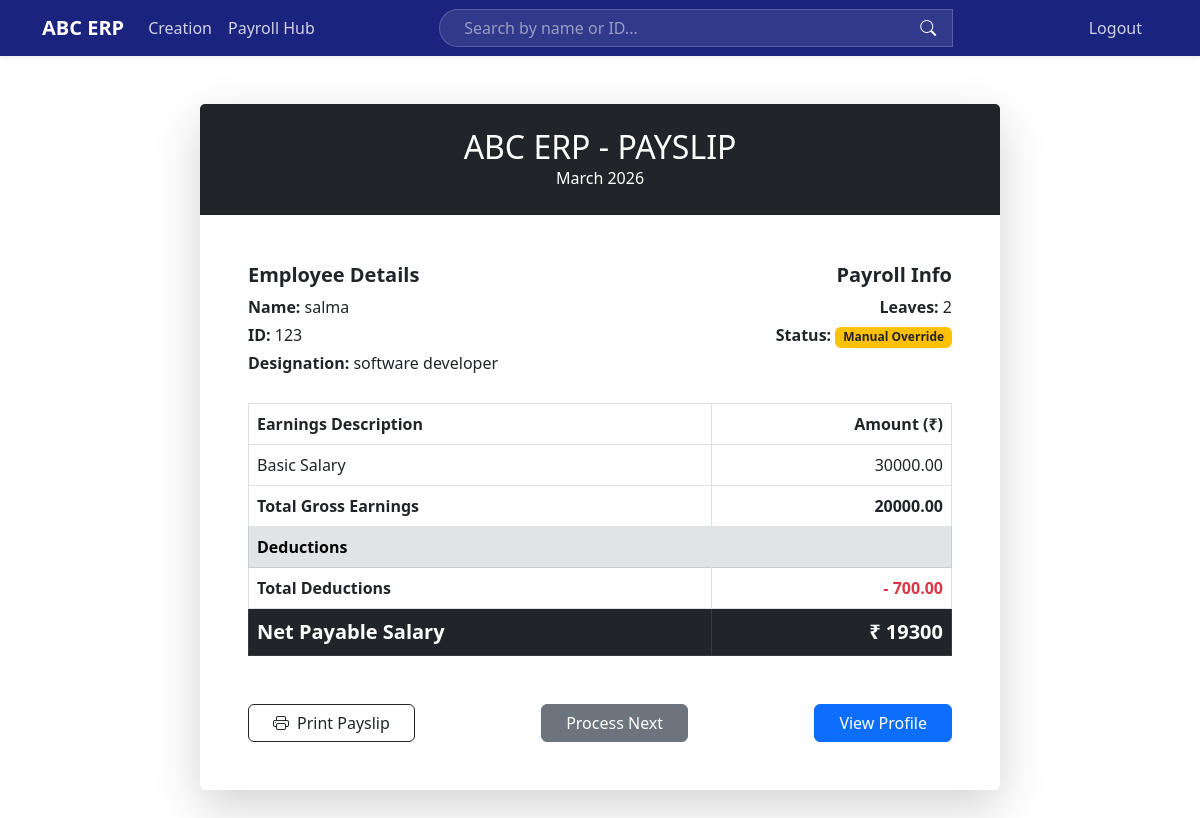
Page /monthly-payslip/1/ on the committed database.
### employees/models.py (models this page shows, shortened)
class MonthlySalary(models.Model):
    employee = models.ForeignKey(Employee, on_delete=models.CASCADE, related_name='salaries')
    month = models.CharField(max_length=20, choices=MONTH_CHOICES)
    year = models.IntegerField(default=2026)
    leaves_taken = models.IntegerField(default=0)
    da = models.FloatField(default=0.0, blank=True, null=True)
    hra = models.FloatField(default=0.0, blank=True, null=True)
    pf = models.FloatField(default=0.0, blank=True, null=True)
    esi = models.FloatField(default=0.0, blank=True, null=True)
    manual_mode = models.BooleanField(default=False, help_text="Check to enter total values manually")
    custom_earnings = models.FloatField(default=0.0, blank=True, null=True)
    custom_deductions = models.FloatField(default=0.0, blank=True, null=True)
    calculated_gross = models.FloatField(null=True, blank=True)
    calculated_deduction = models.FloatField(null=True, blank=True)
    net_salary = models.FloatField(null=True, blank=True)

class Employee(models.Model):
    name = models.CharField(max_length=100)
    designation = models.CharField(max_length=100)
    emp_id = models.CharField(max_length=20, unique=True)
    email = models.EmailField()
    phone = models.CharField(max_length=15)
    address = models.TextField()
    basic_salary = models.FloatField()
    da_percent = models.FloatField(default=50)
    hra_percent = models.FloatField(default=40)
    other_percent = models.FloatField(default=10)
    pf_percent = models.FloatField(default=12)
    esi_percent = models.FloatField(default=0.75)

### employees/views.py (the view)
# urls.py: path('monthly-payslip/<int:pk>/', views.monthly_payslip, name='monthly_payslip'),
def monthly_payslip(request, pk):
    salary = get_object_or_404(MonthlySalary, pk=pk)
    return render(request, 'employees/monthly_payslip_view.html', {
        'salary': salary,
        'all_employees': Employee.objects.all() # This fixes the navbar dropdown!
    })

### employees/context_processors.py (called while the page is built)
def employee_context(request):
    return {
        'all_employees': Employee.objects.all()
    }

### employees/templates/employees/monthly_payslip_view.html (shortened to what this page needs)
{% extends 'employees/base.html' %}
{% block content %}
<div class="container my-5">
    <div class="card shadow-lg border-0 mx-auto" style="max-width: 800px;">
        <div class="card-header bg-dark text-white text-center py-4">
            <h2 class="mb-0">ABC ERP - PAYSLIP</h2>
            <p class="mb-0">{{ salary.month }} {{ salary.year }}</p>
        </div>
        <div class="card-body p-5">
            <div class="row mb-4">
                <div class="col-6">
                    <h5 class="fw-bold">Employee Details</h5>
                    <p class="mb-1"><strong>Name:</strong> {{ salary.employee.name }}</p>
                    <p class="mb-1"><strong>ID:</strong> {{ salary.employee.emp_id }}</p>
                    <p class="mb-1"><strong>Designation:</strong> {{ salary.employee.designation }}</p>
                </div>
                <div class="col-6 text-end">
                    <h5 class="fw-bold">Payroll Info</h5>
                    <p class="mb-1"><strong>Leaves:</strong> {{ salary.leaves_taken }}</p>
                    <p class="mb-1"><strong>Status:</strong>
                        {% if salary.manual_mode %}
                        <span class="badge bg-warning text-dark">Manual Override</span>
                        {% else %}
                        <span class="badge bg-success">Automated</span>
                        {% endif %}
                    </p>
                </div>
            </div>
            <table class="table table-bordered">
                <thead class="bg-light">
                    <tr>
                        <th>Earnings Description</th>
                        <th class="text-end">Amount (₹)</th>
                    </tr>
                </thead>
                <tbody>
                    <tr>
                        <td>Basic Salary</td>
                        <td class="text-end">{{ salary.employee.basic_salary|floatformat:2 }}</td>
                    </tr>
                    <tr class="fw-bold">
                        <td>Total Gross Earnings</td>
                        <td class="text-end">{{ salary.calculated_gross|floatformat:2 }}</td>
                    </tr>
                    <tr class="table-secondary">
                        <th colspan="2">Deductions</th>
                    </tr>
                    <tr class="fw-bold">
                        <td>Total Deductions</td>
                        <td class="text-end text-danger">- {{ salary.calculated_deduction|floatformat:2 }}</td>
                    </tr>
                </tbody>
                <tfoot>
                    <tr class="table-dark">
                        <th class="fs-5">Net Payable Salary</th>
                        <th class="text-end fs-5">₹ {{ salary.net_salary|floatformat:0 }}</th>
                    </tr>
                </tfoot>
            </table>
            <div class="mt-5 d-flex justify-content-between no-print">
                <button onclick="window.print()" class="btn btn-outline-dark px-4">
                    <i class="bi bi-printer me-2"></i>Print Payslip
                </button>
                <a href="{% url 'global_monthly_process' %}" class="btn btn-secondary px-4">Process Next</a>
                <a href="{% url 'employee_detail' salary.employee.pk %}" class="btn btn-primary px-4">View Profile</a>
            </div>
        </div>
    </div>
</div>
{% endblock %}

### rows in the picture
MonthlySalary: month "March", year "2026", employee.name "salma", employee.emp_id "123", employee.designation "software developer", leaves_taken "2", employee.basic_salary "30000.00", calculated_gross "20000.00", calculated_deduction "700.00", net_salary "19300"
